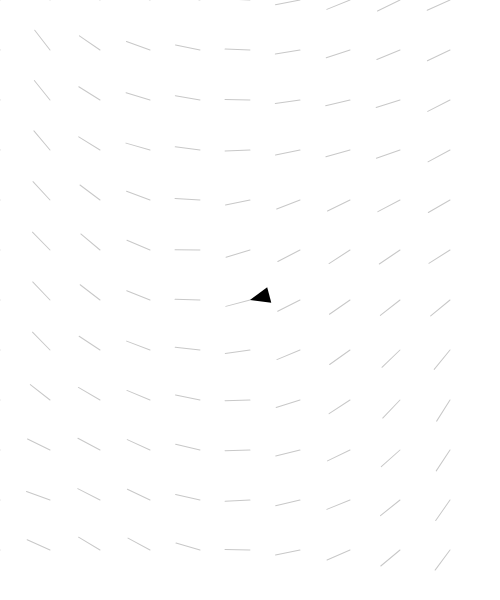
Frame 1 (no input)
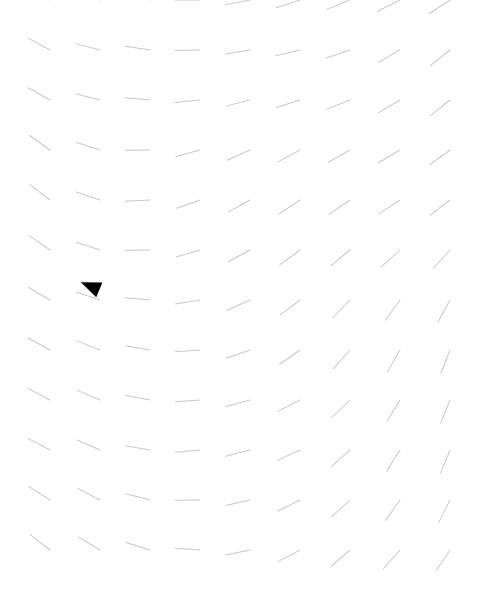
Frame 60 (no input)
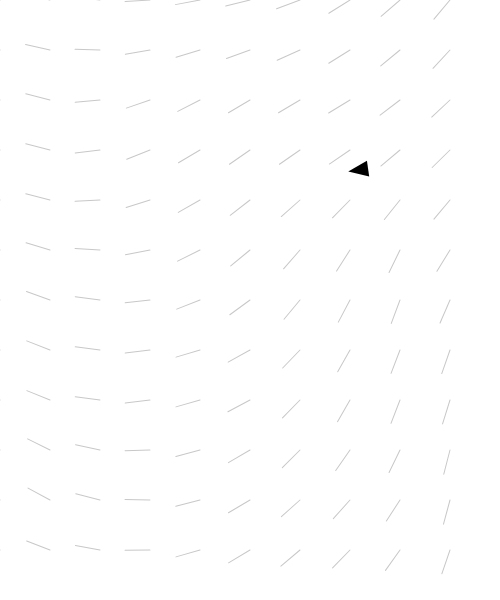
Frame 120 (the mouse pressed at the canvas centre since frame 60)

The p5.js sketch that drew these frames (run headless with seeded random() and noise() and a simulated clock; from frame 60 on, the mouse is pressed at the canvas centre):

// p5.js sketch
// ── sketch.js
let RESOLUTION = 50;
let angles = [];
let rows, cols;

let vehicles = [];

function setup() {
  createCanvas(500, 600);
  rows = ceil(width / RESOLUTION);
  cols = ceil(height / RESOLUTION);

  vehicles.push(new Vehicle(width / 2, height / 2));
}

function draw() {
  background(255);
  noStroke();

  // flow field
  for (let c = 0; c < cols; c++) {
    for (let r = 0; r < rows; r++) {

      let index = r + c * rows; // *** x + y * width

      let x = r * RESOLUTION;
      let y = c * RESOLUTION;

      let xfreq = (x + frameCount) * 0.001;
      let yfreq = (y + frameCount) * 0.001;
      let amp = TWO_PI; // range of angle
      let val = noise(xfreq, yfreq) * amp;

      angles[index] = val;

      push();
      translate(x, y);

      // noFill();
      // stroke(200);
      // rect(0, 0, RESOLUTION, RESOLUTION);
      // text(index, 5, 15);

      rotate(val);
      stroke(200);
      line(0, 0, RESOLUTION / 2, 0);

      pop();
    }
  }

  // vehicles
  for (let i = 0; i < vehicles.length; i++) {
    let v = vehicles[i];

    let r = floor(v.pos.x / RESOLUTION);
    let c = floor(v.pos.y / RESOLUTION);
    let index = r + c * rows;

    v.flow(angles[index]);
    v.update();
    v.checkEdges();
    v.display();
  }
}
// ── Vehicle.js
"use strict";

class Vehicle {
  constructor(x,y) {
    this.pos = createVector(x,y);
    this.vel = createVector();
    this.acc = createVector();
    this.angle = 0;
    this.maxDesired = 5;
    this.maxSteer = 0.1;
  }
  update() {
    this.vel.add(this.acc);
    this.pos.add(this.vel);
    this.acc.mult(0);
    this.angle = this.vel.heading();
  }
  flow(angle) {
    let desired = p5.Vector.fromAngle(angle); 
    desired.setMag(this.maxDesired);
    let steer = p5.Vector.sub(desired, this.vel);
    steer.limit(this.maxSteer);
    this.applyForce(steer);
  }
  applyForce(force) {
    this.acc.add(force);
  }
  checkEdges() {
    if (this.pos.x < 0) {
      this.pos.x = width;
    } else if (this.pos.x > width) {
      this.pos.x = 0;
    }
    if (this.pos.y < 0) {
      this.pos.y = height;
    } else if (this.pos.y > height) {
      this.pos.y = 0;
    }
  }
  display(){
    push();
    translate(this.pos.x, this.pos.y);
    rotate(this.angle);
    noStroke();
    fill(0);
    triangle(0,0,-20,8,-20,-8);
    pop();
  }
}
